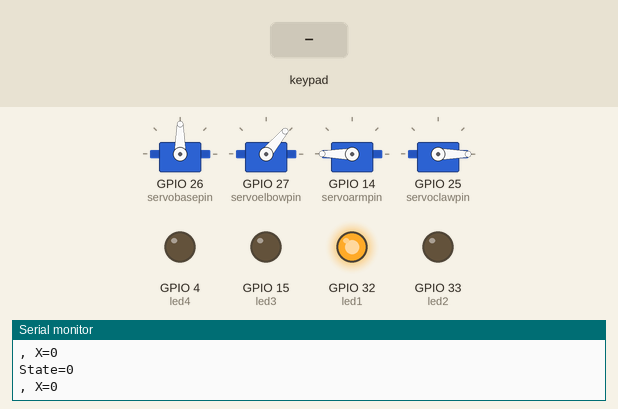
The sketch below on a simulated ESP32. On the bench: 4 × servo, output pins drawn as LEDs (lit = HIGH), the last lines printed to the serial monitor. The inputs (shaded band) are chosen by the test bench.

Above: at 2.2 s.
2.3 s: key 'U' pressed
At 3.6 s:
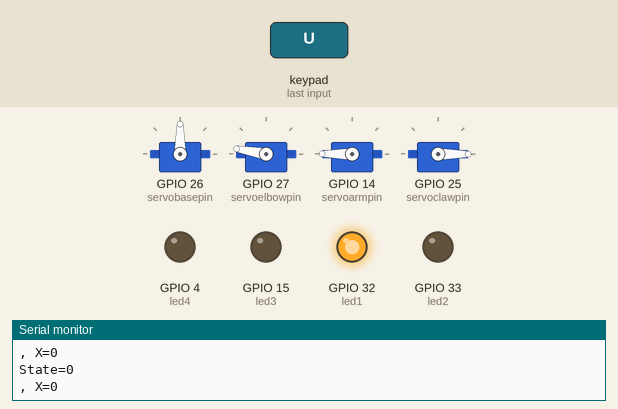
4.2 s: key 'X' pressed
At 5.9 s:
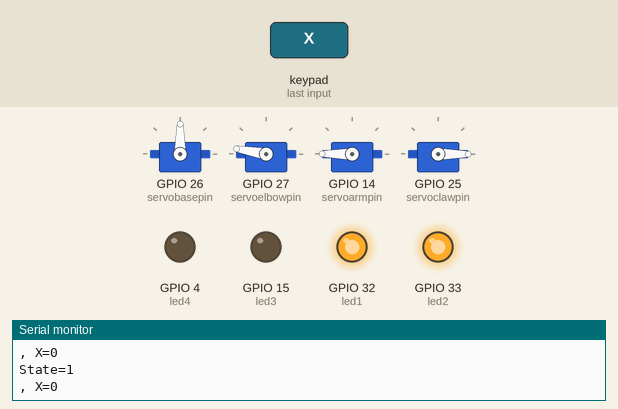
6.4 s: key 'U' pressed
At 7.9 s:
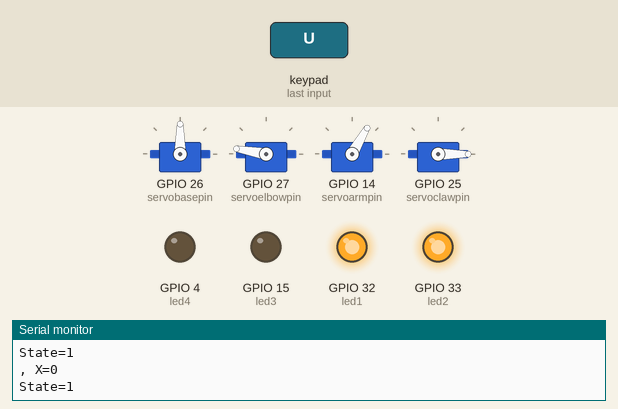
8.3 s: key 'D' pressed
At 8.64 s:
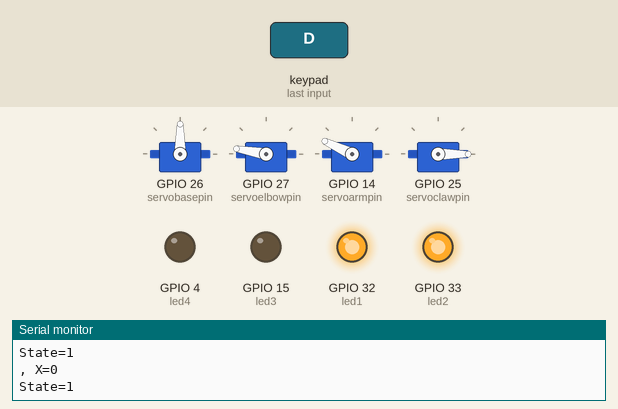
Timing chart, 0 to 11.2 s (numbered marks = the images above; inputs shaded):
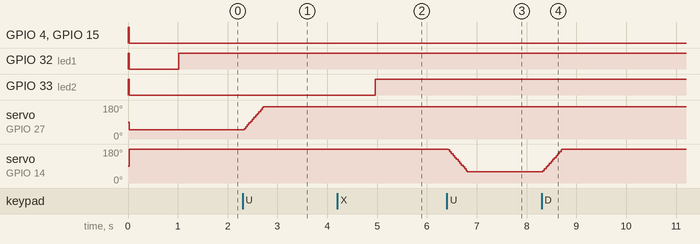

The sketch:

Bluetooth_controlled_via_esp.ino
```cpp
// ----------------------------
// Robotic Arm with Joystick Control and Mode Switching
// Modes:
//   0 → Elbow Control    (Single click-toggle to get elbow control from arm)
//   1 → Arm Control     (Vice-versa as above)
//   2 → Claw Control (Double Click)
//   3 → Base Control (Triple Click)
//   4 → Reset Position (Long Press)
// ----------------------------

#include <ESP32Servo.h>
#include <DabbleESP32.h>

// variables for input from gamepad
int up, down, right, left, X;

// Servo motor pins
int servoarmpin = 14, servoelbowpin = 27, servobasepin = 26, servoclawpin = 25;

// Servo position variables
int servoarmpos = 0, servoelbowpos = 0, servobasepos = 0, servoclawpos = 0;
int servoarm_meanpos = 180, servoelbow_meanpos = 50, servobase_meanpos = 90, servoclaw_meanpos = 0;

// LED indicator pins
int led1 = 32, led2 = 33, led3 = 15, led4 = 4;


// Speed settings
int speed = 15;        // Delay between movements
int anglespeed = 5;    // Step size for angle increment/decrement

// State variable
int state = 0;         // 0:elbow, 1:arm, 2:claw, 3:base, 4:reset

// Button click tracking
unsigned long lastClickTime = 0;
unsigned long pressStartTime = 0;
int clickCount = 0;
bool isPressed = false;
bool wasPressed = false;


// Servo objects
Servo servobase, servoelbow, servoarm, servoclaw;

// ----------------------------
// Read joystick values
// ----------------------------
void read() {
  up = GamePad.isUpPressed();
  down = GamePad.isDownPressed();
  right = GamePad.isRightPressed();
  left = GamePad.isLeftPressed();
}

// ----------------------------
// Reset servo to mean position
// ----------------------------
void reset(Servo &servo, int &currentPos, int targetPos, int stepDelay) {
 blink();
  if (currentPos == targetPos) return;

  int step = (targetPos > currentPos) ? 1 : -1;
  for (int pos = currentPos; pos != targetPos; pos += step) {
    servo.write(pos);
    delay(stepDelay);
  }

  servo.write(targetPos);
  currentPos = targetPos;
}

// ----------------------------
// Handle button click logic for mode switching
// ----------------------------
void switcher() {
  X = GamePad.isCrossPressed();
  Serial.print(", X=");
  Serial.println(X);


  // Update press state (active low)
  if (X == 1) {   //active reading of this
    isPressed = true;
  } else if (X == 0) {
    isPressed = false;
  }

  unsigned long currentTime = millis();
  unsigned long pressDuration = 0;

  // Detect press start
  if (isPressed && !wasPressed) {       //only works for the first time when X=1(isPressed=true) as then waspressed will also become true, so intial time would only change after the reset
    pressStartTime = currentTime;
  }

  // Detect release
  if (!isPressed && wasPressed) {    //this is the condition of just release
    pressDuration = currentTime - pressStartTime;          //duration of the click stores at the moment of just release

    if (pressDuration > 800) {
      state = 4;  // Long press → reset
    } else {
      clickCount++;
      lastClickTime = currentTime;        //the time at which button was just released ie one click is recorded
    }
  }

  // Determine click pattern (single/double)
  if (!isPressed && clickCount > 0 && (currentTime - lastClickTime > 300)) {
    if (clickCount == 1) {
  if (state == 0) {
    state = 1;
  } else {
    state = 0;  // Force it back to 0 from any other state
  }
}
 else if (clickCount == 2) {
      state = 2;  // claw control
    }
    else if (clickCount == 3 ){
      state=3; //base control
    }
    clickCount = 0;
  }

  wasPressed = isPressed;
  Serial.print("State=");
  Serial.println(state);
}

// ----------------------------
// Move servos based on current state
// ----------------------------
void move() {

  bool moved = false;
if (state == 3){
  digitalWrite(led1,HIGH);
  digitalWrite(led2,HIGH);
  digitalWrite(led3,HIGH);
  digitalWrite(led4,HIGH);

  if ( left == 1 && servobasepos < 180) {    //base
      servobasepos += anglespeed;
      servobase.write(servobasepos);
      delay(speed);
      moved = true;
    } else if (right == 1 && servobasepos > 0) {
      servobasepos -= anglespeed;
      servobase.write(servobasepos);
      delay(speed);
      moved = true;
    }
}
  if (state == 0) {  // Elbow
  digitalWrite(led1,HIGH);
  digitalWrite(led2,LOW);
  digitalWrite(led3,LOW);
  digitalWrite(led4,LOW);

    if (down == 1 && servoelbowpos > 0) {
      servoelbowpos -= anglespeed;
      servoelbow.write(servoelbowpos);
      delay(speed);
      moved = true;
    } else if (up == 1 && servoelbowpos < 180) {
      servoelbowpos += anglespeed;
      servoelbow.write(servoelbowpos);
      delay(speed);
      moved = true;
    }
  }
  else if (state == 1) {  // Arm
  digitalWrite(led1,HIGH);
  digitalWrite(led2,HIGH);
  digitalWrite(led3,LOW);
  digitalWrite(led4,LOW);

    if (down == 1&& servoarmpos < 180) {
      servoarmpos += anglespeed;
      servoarm.write(servoarmpos);
      delay(speed);
      moved = true;
    } else if (up == 1 && servoarmpos > 0) {
      servoarmpos -= anglespeed;
      servoarm.write(servoarmpos);
      delay(speed);
      moved = true;
    }
  }
  else if (state == 2) {  // Claw
  digitalWrite(led1,HIGH);
  digitalWrite(led2,HIGH);
  digitalWrite(led3,HIGH);
  digitalWrite(led4,LOW);
    if (up == 1 && servoclawpos < 180) {
      servoclawpos += anglespeed;
      servoclaw.write(servoclawpos);
      delay(speed);
      moved = true;
    } else if (down == 1 && servoclawpos > 0) {
      servoclawpos -= anglespeed;
      servoclaw.write(servoclawpos);
      delay(speed);
      moved = true;
    }
  }
  else if (state == 4) {  // Reset
    reset(servobase, servobasepos, servobase_meanpos, speed);
    reset(servoarm, servoarmpos, servoarm_meanpos, speed);
    reset(servoelbow, servoelbowpos, servoelbow_meanpos, speed);
    reset(servoclaw, servoclawpos, servoclaw_meanpos, speed);
    moved=true;
  }

  // Hold position if no movement
  if (!moved) {
    servobase.write(servobasepos);
    servoelbow.write(servoelbowpos);
    servoarm.write(servoarmpos);
    servoclaw.write(servoclawpos);
  }
}
void blink(){
  for(int l=0; l<2; l++){
  digitalWrite(led1,HIGH);
  digitalWrite(led2,HIGH);
  digitalWrite(led3,HIGH);
  digitalWrite(led4,HIGH);
  delay(10);
   digitalWrite(led1,LOW);
  digitalWrite(led2,LOW);
  digitalWrite(led3,LOW);
  digitalWrite(led4,LOW);
  }
}

// ----------------------------
// Arduino setup
// ----------------------------
void setup() {
  Serial.begin(9600);
  Dabble.begin("RAC-BV"); // Bluetooth name

  // Pin setup
  pinMode(led1, OUTPUT);
  pinMode(led2, OUTPUT);
  pinMode(led3, OUTPUT);
  pinMode(led4, OUTPUT);

  // Attach servos
  servobase.attach(servobasepin);
  servoelbow.attach(servoelbowpin);
  servoarm.attach(servoarmpin);
  servoclaw.attach(servoclawpin);

  // Startup status
  Serial.print("Initializing RAC");
  //blink to indicate
 blink();
  // Move to neutral positions
  servobase.write(servobase_meanpos);
  servoelbow.write(servoelbow_meanpos);
  servoarm.write(servoarm_meanpos);
  servoclaw.write(servoclaw_meanpos);
  delay(1000);

  Serial.println("Initialization Complete");


  // Initialize current positions
  servobasepos = servobase_meanpos;
  servoelbowpos = servoelbow_meanpos;
  servoarmpos = servoarm_meanpos;
  servoclawpos = servoclaw_meanpos;
}

// ----------------------------
// Arduino main loop
// ----------------------------
void loop() {
  Dabble.processInput();
  read();        // Read joystick and button
  switcher();    // Handle click logic
  move();
  //delay(100) or delay(50)

  }    // Move based on current state
```

Measured:
- after the input at 2.3 s, servo on GPIO 27 (servoelbowpin): moves from 50° to 170° over 0.38 s, starting at once
- after the input at 4.2 s, GPIO 33 (led2): LOW → HIGH after 0.76 s
- after the input at 6.4 s, servo on GPIO 14 (servoarmpin): moves from 180° to 60° over 0.38 s, starting at once
- after the input at 8.3 s, servo on GPIO 14 (servoarmpin): moves from 60° to 180° over 0.38 s, starting at once
